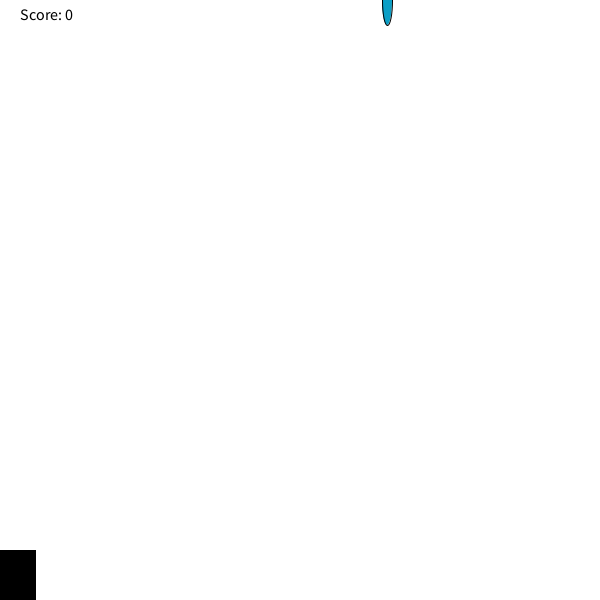
Frame 1 (no input)
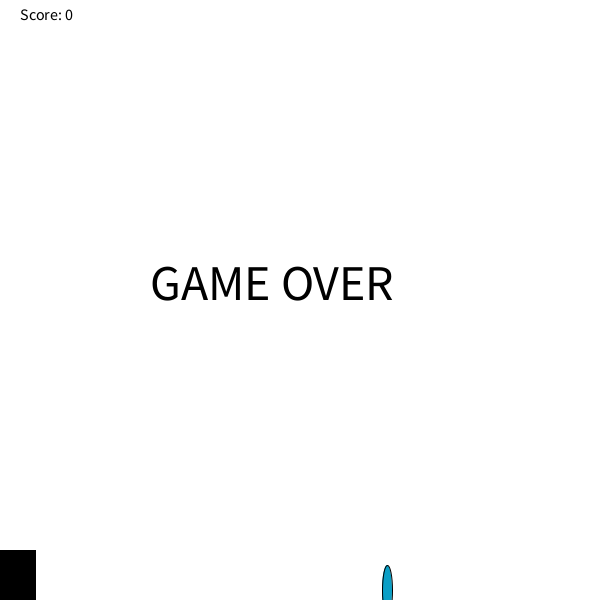
Frame 60 (the mouse pressed at the canvas centre just before this capture)
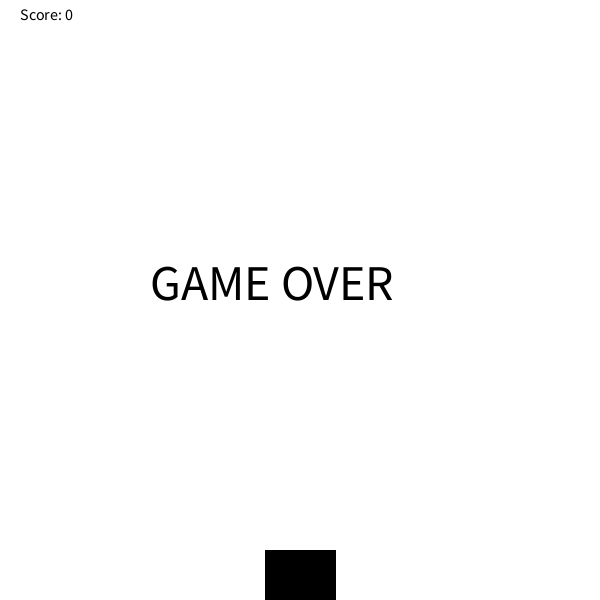
Frame 120 (the mouse held since frame 60 and released just before this capture)

The Processing sketch that drew these frames (run headless with seeded random() and noise(); from frame 60 on, the mouse is pressed at the canvas centre):

// Processing sketch: Rain_game
// ── Rain_game.pde
int dropspeed=10;
int score = 0;
int y = 0;
int x;
void setup() {
  size(600, 600);
  x = (int)random(0, width);
}
void draw() {
  background(255, 255, 255);
  fill(10, 159, 198);
  ellipse(x, y, 10, 50);
  y=y+dropspeed;
  if (y>=600) {
    if (x>mouseX-35&&x<mouseX+35&&y<1000) {
      x = (int)random(0, width);
      y=0;
      score = score+1;
      if (score==25) {
        dropspeed=dropspeed+2;
      }else if(score==50){
        dropspeed=dropspeed+3;
      }
    } else {
      fill(0, 0, 0);
      textSize(50);
      dropspeed=0;
      text("GAME OVER", 150, 300);
      y=1001;
    }
  }
  fill(0, 0, 0);
  textSize(16);
  text("Score: " + score, 20, 20);
  fill(0, 0, 0);
  rect(mouseX-35, 550, 70, 100);
}
